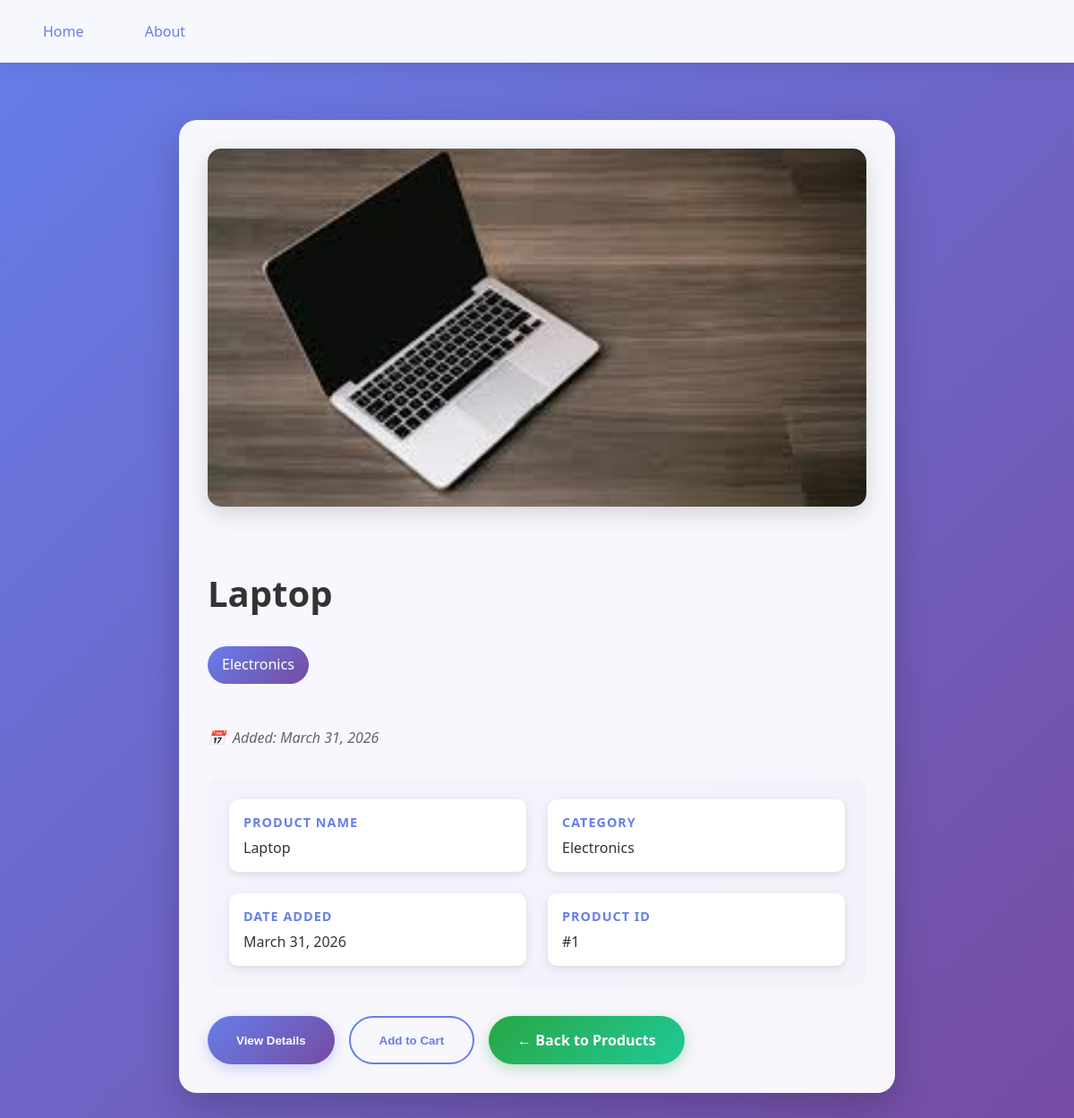
The app's page /newApp/product/1/ with its own data.
### newApp/models.py (models this page shows, shortened)
class Product(models.Model):
    Product_Type = (
        ('Electronics', 'Electronics'),
        ('Clothing', 'Clothing'),
        ('Books', 'Books'),
    )
    name = models.CharField(max_length=100)
    image = models.ImageField(upload_to='images/')
    date = models.DateField(default=timezone.now)
    product_type = models.CharField(max_length=100, choices=Product_Type)
    description = models.TextField(default="")

### newApp/views.py (the view)
# urls.py: path('product/<int:product_id>/', views.product_detail, name='product_detail'),
def product_detail(request, product_id):
    product = get_object_or_404(Product, pk=product_id)
    return render(request, 'newApp/product_detail.html', {'product': product})

### newApp/templates/newApp/product_detail.html (shortened to what this page needs)
{% extends 'layout.html' %}
{% block content %}
<div class="container">
    <div class="product-detail">
        {% if product.image %}
            <img src="{{ product.image.url }}" alt="{{ product.name }}">
        {% else %}
            <img src="https://via.placeholder.com/400x300/667eea/ffffff?text=No+Image" alt="{{ product.name }}">
        {% endif %}
        <h1>{{ product.name }}</h1>
        <p class="product-type">{{ product.product_type }}</p>
        <p class="product-date">Added: {{ product.date|date:"F d, Y" }}</p>
        <div class="product-info-grid">
            <div class="product-info-item">
                <strong>Product Name</strong>
                {{ product.name }}
            </div>
            <div class="product-info-item">
                <strong>Category</strong>
                {{ product.product_type }}
            </div>
            <div class="product-info-item">
                <strong>Date Added</strong>
                {{ product.date|date:"F d, Y" }}
            </div>
            <div class="product-info-item">
                <strong>Product ID</strong>
                #{{ product.id }}
            </div>
        </div>
        <div class="product-actions">
            <button class="btn-primary">View Details</button>
            <button class="btn-secondary">Add to Cart</button>
            <a href="{% url 'app_index' %}" class="btn-success">← Back to Products</a>
        </div>
    </div>
</div>
{% endblock %}

### static/style.css (style rules this page uses)
* { margin: 0; padding: 0; box-sizing: border-box; }
body { font-family: 'Segoe UI', Tahoma, Geneva, Verdana, sans-serif; background: linear-gradient(135deg, #667eea 0%, #764ba2 100%); min-height: 100vh; color: #333; }
.container { max-width: 1200px; margin: 0 auto; padding: 2rem; }
h1 { color: white; text-align: center; font-size: 3rem; margin: 2rem 0; text-shadow: 0 2px 10px rgba(0, 0, 0, 0.2); animation: fadeInDown 0.8s ease; }
p { text-align: center; font-size: 1.2rem; line-height: 1.6; color: rgba(255, 255, 255, 0.9); margin: 1rem 0; animation: fadeInUp 0.8s ease; }
.product-type { background: linear-gradient(135deg, #667eea 0%, #764ba2 100%); color: white; padding: 0.3rem 0.8rem; border-radius: 20px; font-size: 0.9rem; display: inline-block; margin-bottom: 0.5rem; }
.product-date { color: #666; font-size: 0.9rem; margin-top: 0.5rem; font-style: italic; }
.product-detail { background: rgba(255, 255, 255, 0.95); backdrop-filter: blur(10px); border-radius: 20px; padding: 2rem; margin: 2rem auto; max-width: 800px; box-shadow: 0 15px 40px rgba(0, 0, 0, 0.2); animation: fadeInUp 0.8s ease; }
.product-detail img { width: 100%; max-height: 400px; object-fit: cover; border-radius: 15px; margin-bottom: 2rem; box-shadow: 0 8px 25px rgba(0, 0, 0, 0.15); transition: transform 0.3s ease; }
.product-detail h1 { color: #333; font-size: 2.5rem; margin-bottom: 1rem; text-align: left; text-shadow: none; }
.product-detail .product-type { background: linear-gradient(135deg, #667eea 0%, #764ba2 100%); color: white; padding: 0.5rem 1rem; border-radius: 25px; font-size: 1rem; display: inline-block; margin-bottom: 1.5rem; font-weight: 500; }
.product-detail .product-date { color: #666; font-size: 1rem; margin: 1.5rem 0; font-style: italic; display: flex; align-items: center; }
.product-detail .product-date::before { content: "📅"; margin-right: 0.5rem; }
.product-info-grid { display: grid; grid-template-columns: 1fr 1fr; gap: 1.5rem; margin: 2rem 0; padding: 1.5rem; background: rgba(102, 126, 234, 0.03); border-radius: 15px; }
.product-info-item { padding: 1rem; background: white; border-radius: 10px; box-shadow: 0 3px 10px rgba(0, 0, 0, 0.1); }
.product-info-item strong { color: #667eea; display: block; margin-bottom: 0.5rem; font-size: 0.9rem; text-transform: uppercase; letter-spacing: 1px; }
.product-actions { display: flex; gap: 1rem; margin-top: 2rem; flex-wrap: wrap; }
.btn-primary { background: linear-gradient(135deg, #667eea 0%, #764ba2 100%); color: white; padding: 1rem 2rem; border-radius: 50px; text-decoration: none; font-weight: 600; transition: all 0.3s ease; box-shadow: 0 5px 15px rgba(102, 126, 234, 0.3); border: none; cursor: pointer; display: inline-block; }
.btn-secondary { background: transparent; color: #667eea; padding: 1rem 2rem; border-radius: 50px; text-decoration: none; font-weight: 600; transition: all 0.3s ease; border: 2px solid #667eea; cursor: pointer; display: inline-block; }
.btn-success { background: linear-gradient(135deg, #28a745 0%, #20c997 100%); color: white; padding: 1rem 2rem; border-radius: 50px; text-decoration: none; font-weight: 600; transition: all 0.3s ease; box-shadow: 0 5px 15px rgba(40, 167, 69, 0.3); border: none; cursor: pointer; display: inline-block; }

### records on screen
Product: image (picture), name "Laptop", product_type "Electronics", date "March 31, 2026", id "1"
